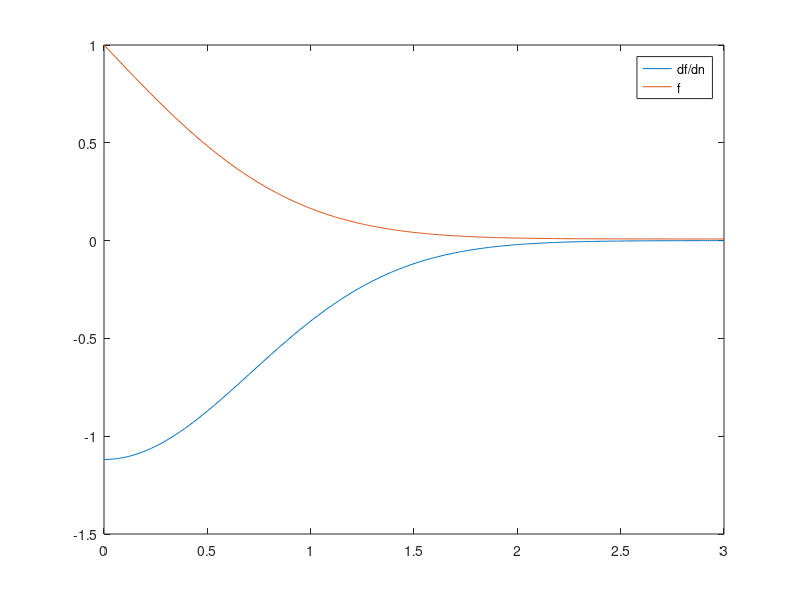

Source code (MATLAB):
function out = Spr15plate
    %nt for eta
    nf = 3; % final integration point for eta
    step = .01; % interval for numerica this is a .m file for numerically integrating a simplified form of the
    % N-S equations for a moving plate using the semi-infinite approximation
    % Notation: n is eta, a is a vector containing the functions g and f
    % Students must replace ************ with suitable values/expressions
    ni = 0; % first integration poil solution of ode system
    dn = step;
    nspan = ni:dn:nf;
    options=odeset('AbsTol',1E-10,'RelTol',1E-4,'maxstep',step); % specify ode solution parameters
   
    
    %%%%%%%%%%%%%%%%%%%%%%%%%%%%%%%%%%%%%%%%%%%%%%%%%%%%%%%%%%%%%%%%%%%%%%
    % Defining initial Conditions 
    % Defining the array, a0, that will house initial conditions
        a0 = zeros(2,1); 
        a0(1) = -1.119; % specify g(0)  [-1.2 to -1.1]
        a0(2) = 1; % specify f(0) 
        % integration
        [n,a]=ode45(@plate,nspan,a0,options);
        out = [n,a];
        plot(n,a);
        
        hold on
        ferf = erfc(n);
        %plot(ferf)
        hold off
        
        legend('df/dn','f');
        %%%%%%%%%%%%%%%%%%%%%%%%%%%%%%%%%%%%%%%%%%%%%%%%%%%%%%%%%%%%%%%%%%
        % description of derivatives

            function dadn=plate(n, b)
                           
                 dadn= b;  % setting up vector containing derivatives

                 dadn(1) = (-2*n*b(1)); %  specify dg/dn
                 dadn(2) = b(1); %  specify df/dn
                       
            end
       
        end
           
        
        
       